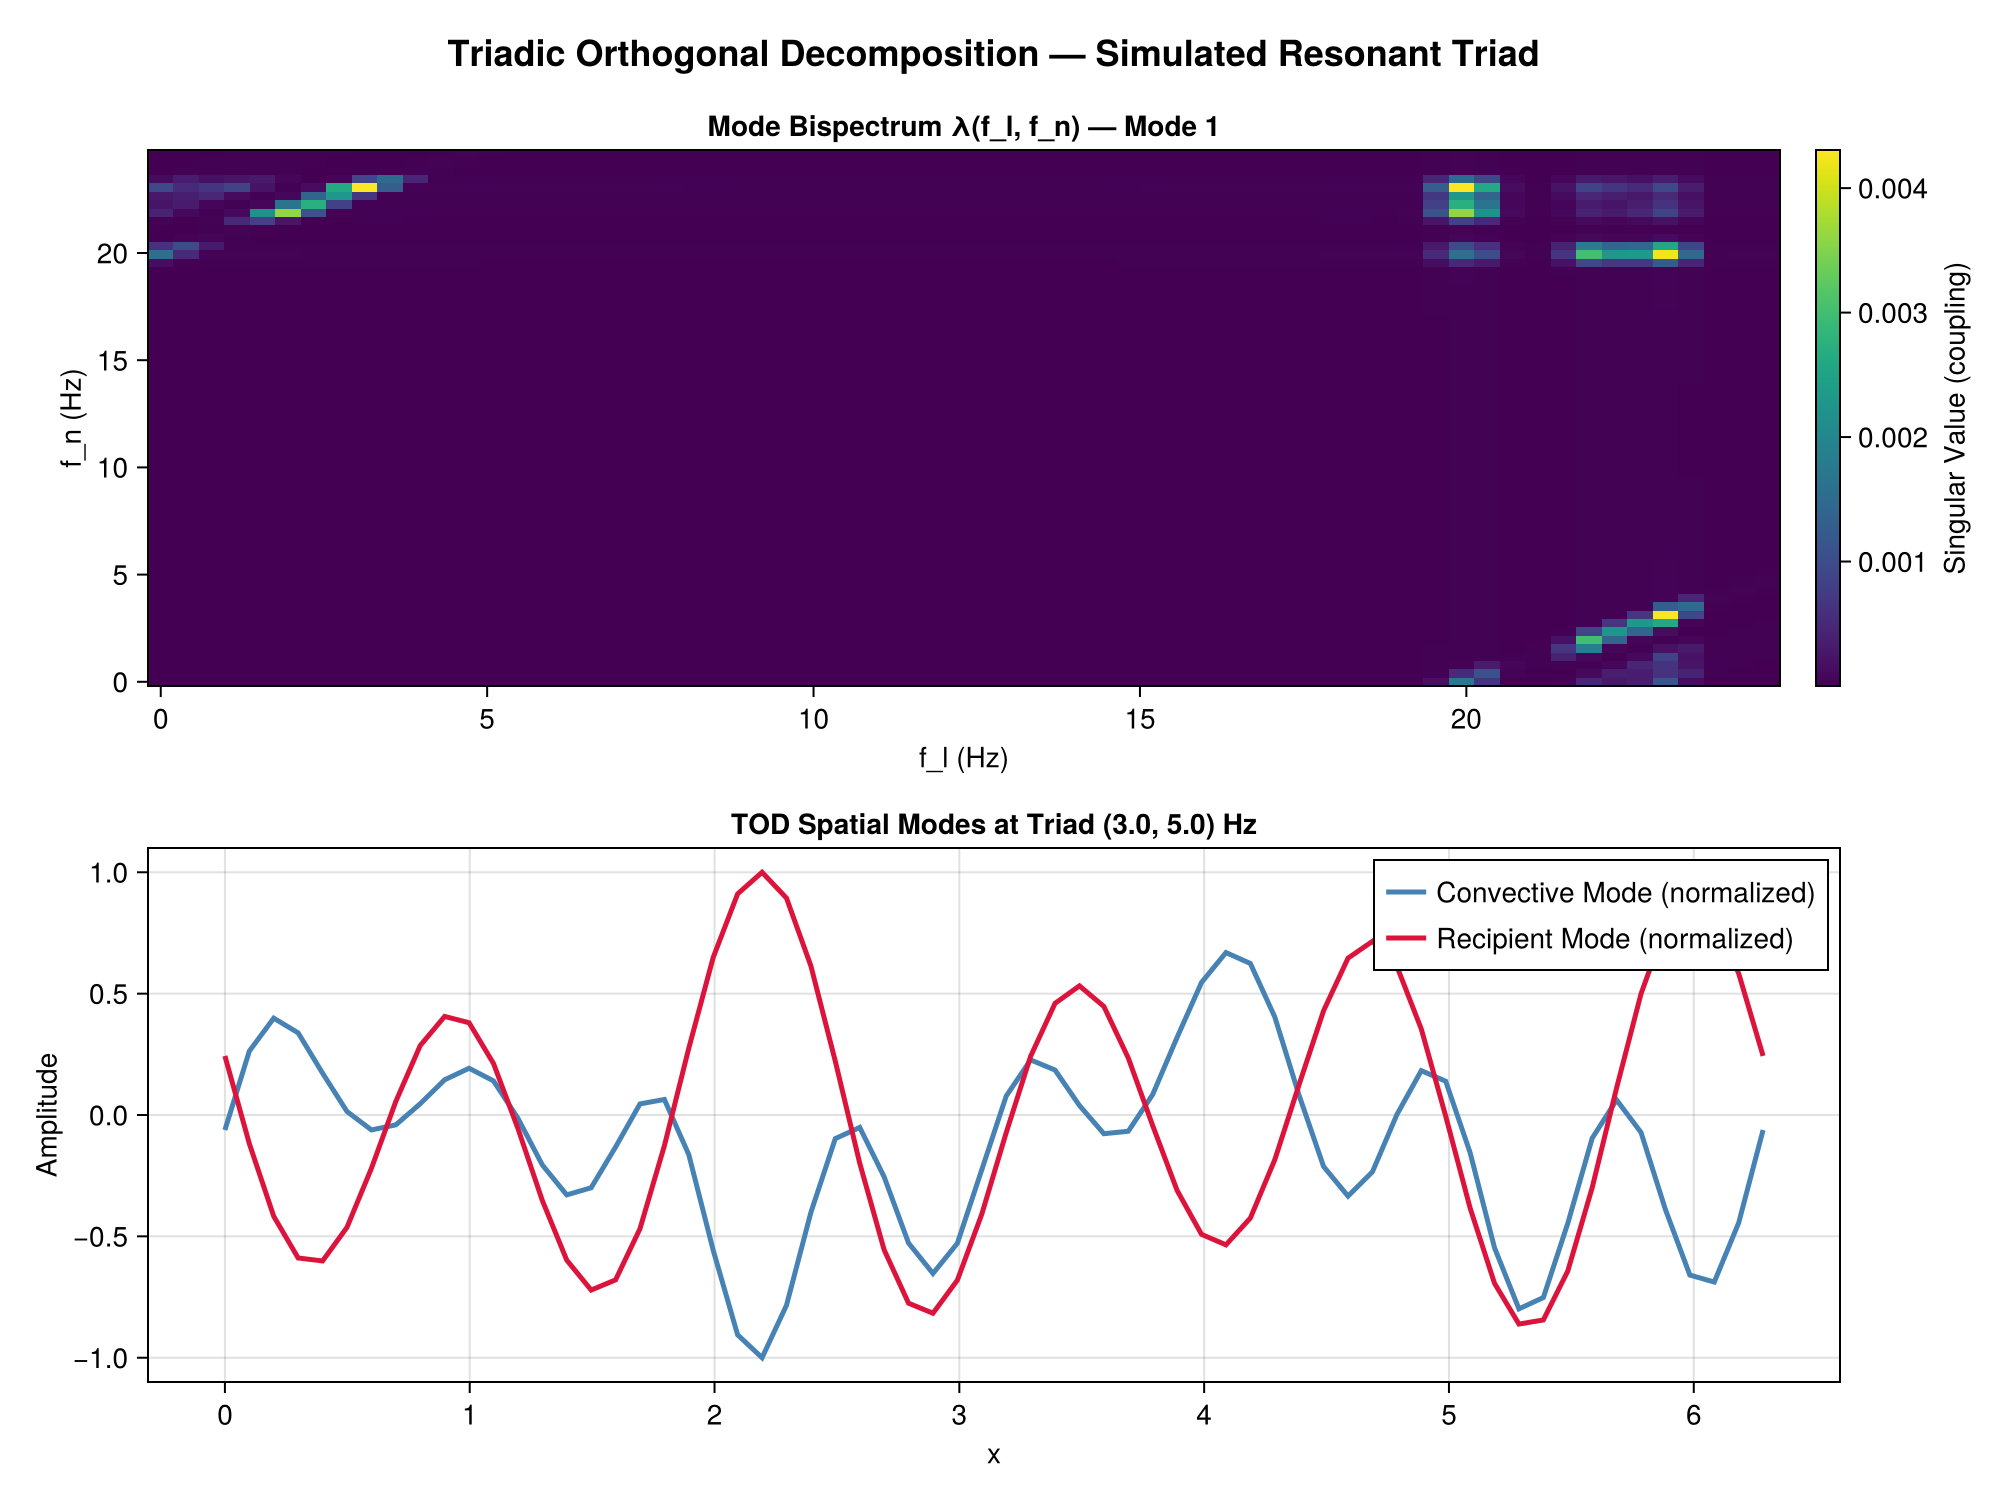

Source code (Julia):
"""
Triadic Orthogonal Decomposition Example — FlowEnergyTransfer.jl

Demonstrates `triadic_orthogonal_decomposition` on a simulated multi-modal signal
with a known triadic interaction (resonance condition f_k + f_l = f_n).

Run from the repo root:
    julia --project=examples examples/triadic_orthogonal_decomposition.jl
"""

using FlowEnergyTransfer: FlowEnergyTransfer as FET
using FFTW: FFTW
using CairoMakie: CairoMakie
using Random: Random
using Statistics: Statistics

function run_tod_example(; nt=512, nx=64, dt=0.02, seed=42)
    println("--- Triadic Orthogonal Decomposition Example ---")
    Random.seed!(seed)

    t = collect(0:nt-1) .* dt

    # Define three resonant frequencies satisfying: f_k + f_l = f_n
    # Let f_k = 2.0 Hz, f_l = 3.0 Hz, then f_n = 5.0 Hz
    fk_res, fl_res, fn_res = 2.0, 3.0, 5.0

    # Build simulated spatial patterns for the convective/recipient modes
    x = range(0, 2π; length=nx)
    mode_k = sin.(2x)
    mode_l = cos.(3x)
    mode_n = sin.(5x)

    # Construct the data array of size (nt, nvar, nx)
    # Here nvar = 1
    X = zeros(nt, 1, nx)
    for it in 1:nt
        # A simple triadic coupling model:
        # Each frequency has a corresponding spatial mode modulated in time
        X[it, 1, :] .= (
            1.2 * sin(2π * fk_res * t[it]) .* mode_k .+
            0.8 * cos(2π * fl_res * t[it]) .* mode_l .+
            1.5 * sin(2π * fn_res * t[it]) .* mode_n
        )
    end

    # --- Compute TOD ---
    # We specify:
    # - nfft = 128 (window block length)
    # - noverlap = 64 (50% overlap)
    # - nmode = 2 (retain top 2 modes per triad)
    # - backend = FFTBackend() (use FFTW for temporal DFTs)
    method = FET.TriadicOrthogonalDecompositionMethod(nfft=128, noverlap=64, nmode=2)

    result = FET.calculate_energy_transfer(method, X;
        dt=dt,
        isreal_data=true,
        backend=FET.FFTBackend())

    # Find the indices corresponding to our resonant frequencies
    freqs = result.frequencies
    fl_idx = argmin(abs.(freqs .- fl_res))
    fn_idx = argmin(abs.(freqs .- fn_res))

    println("Target f_l: ", freqs[fl_idx], " Hz (idx: ", fl_idx, ")")
    println("Target f_n: ", freqs[fn_idx], " Hz (idx: ", fn_idx, ")")

    # Singular values for the strongest mode at the target triad
    coupling_strength = result.mode_bispectrum[fl_idx, fn_idx, 1]
    println("Mode 1 coupling strength at target triad: ", coupling_strength)

    # Extract the convective and recipient modes for this triad
    modes_pair = result.modes[(fl_idx, fn_idx)]
    # convective mode: modes_pair.convective[:, 1]
    # recipient mode: modes_pair.recipient[:, 1]
    phi = real.(modes_pair.convective[:, 1])
    psi = real.(modes_pair.recipient[:, 1])

    # --- Plot the results ---
    fig = CairoMakie.Figure(size=(1000, 750), fontsize=14)
    CairoMakie.Label(fig[0, 1:2],
        "Triadic Orthogonal Decomposition — Simulated Resonant Triad",
        fontsize=18, font=:bold)

    # 1. Mode Bispectrum Heatmap (mode 1)
    ax_bispec = CairoMakie.Axis(fig[1, 1],
        title="Mode Bispectrum λ(f_l, f_n) — Mode 1",
        xlabel="f_l (Hz)", ylabel="f_n (Hz)")
    
    # We only plot positive frequencies
    pos_idxs = findall(>=(0), freqs)
    f_pos = freqs[pos_idxs]
    bispec_pos = result.mode_bispectrum[pos_idxs, pos_idxs, 1]
    
    # Replace NaNs with 0 for plotting
    bispec_plot = copy(bispec_pos)
    bispec_plot[isnan.(bispec_plot)] .= 0.0

    hm = CairoMakie.heatmap!(ax_bispec, f_pos, f_pos, bispec_plot, colormap=:viridis)
    CairoMakie.Colorbar(fig[1, 2], hm, label="Singular Value (coupling)")

    # 2. Spatial Modes at the resonant triad
    ax_modes = CairoMakie.Axis(fig[2, 1:2],
        title="TOD Spatial Modes at Triad ($fl_res, $fn_res) Hz",
        xlabel="x", ylabel="Amplitude")

    CairoMakie.lines!(ax_modes, x, phi ./ maximum(abs, phi),
        label="Convective Mode (normalized)", color=:steelblue, linewidth=2.5)
    CairoMakie.lines!(ax_modes, x, psi ./ maximum(abs, psi),
        label="Recipient Mode (normalized)", color=:crimson, linewidth=2.5)
    CairoMakie.axislegend(ax_modes)

    outpath = joinpath(@__DIR__, "triadic_orthogonal_decomposition.png")
    CairoMakie.save(outpath, fig)
    println("Saved figure: $outpath")
    println("Done.")
    return result
end

if abspath(PROGRAM_FILE) == @__FILE__
    run_tod_example()
end
